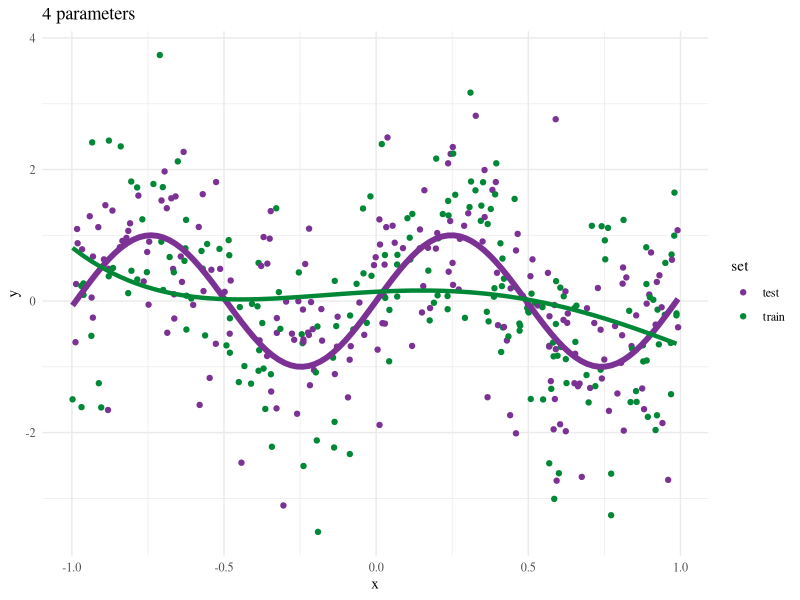
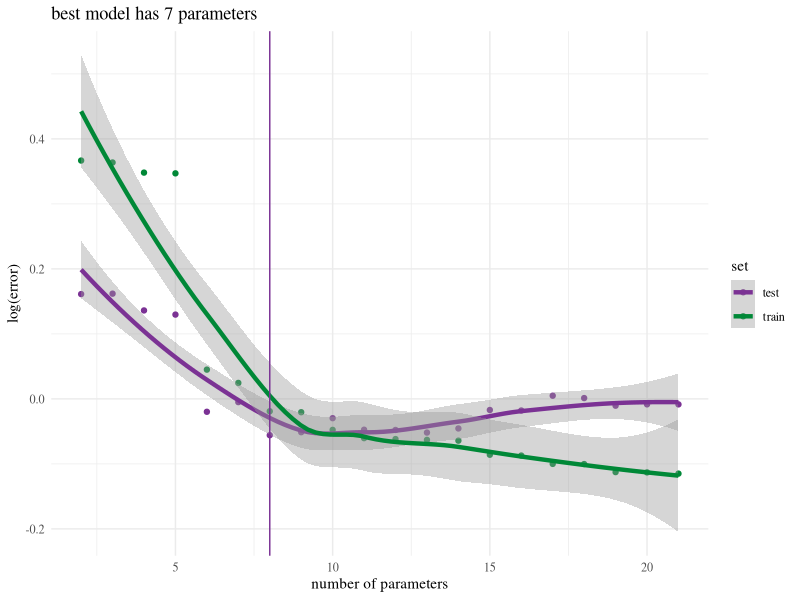

Source code (R) for these figures, in order:
## ---- chunk 1
library(ggplot2)
wigglydata = function(ntrain, ntest, p_max = 20){
  tot = ntrain+ntest
  x = sort(runif(tot,-1,1))
  y = sin(x*20/pi) + rnorm(tot,.01)
  flip = sample.int(tot, ntrain)
  flop = setdiff(1:tot, flip)
  X = outer(x, 1:p_max, "^")
  X = cbind(1,X)
  preds = matrix(0,nrow=tot,ncol=p_max)
  for(i in 1:p_max){
    tX = X[flip,1:(i+1)]
    bhat = solve(t(tX) %*% tX) %*% t(tX) %*% y[flip]
    preds[,i] = X[,1:(i+1)] %*% bhat
  }
  flag = rep("train",tot)
  flag[flop] = "test"
  df = data.frame(y=y, x=x, set=flag)
  df = cbind(df,preds)
  names(df)[4:(p_max+3)] = paste0('yhat',1:p_max)
  return(df)
}

wigglyplot = function(df,p){
  blue = "#7b3294"
  orange = "#008837"
  g1 <- ggplot(df) + 
    geom_point(aes(x=x,y=y,col=set)) +
    scale_color_manual("set",values=c("test"=blue,"train"=orange))+
    stat_function(fun=function(x) sin(x/pi*20), color=blue,size=2)+
    ggtitle(paste0(p,' parameters'))+
    geom_line(data=subset(df, set=="train"), aes_string(x="x",y=paste0("yhat",p)),
              color=orange,size=1.5)+
    theme_minimal(base_family = "serif")
}
train_testplot = function(df,p){
  blue = "#7b3294"
  orange = "#008837"
  error = df[,-c(1:3)]
  out = c(by((error-df$y)^2, df$set, function(x) apply(x, 2, mean),simplify = TRUE))
  params = rep(1:p+1,times=2)
  error = c(out$train,out$test)
  flip = rep(c("train","test"),each=p)
  errdf = data.frame(parameters = params, error=error, set=flip)
  g1 <- ggplot(errdf,aes(x=parameters,y=log(error),col=set)) + 
    geom_point() + geom_smooth(size=1.5) + xlab("number of parameters") +
    ggtitle(paste0('best model has ',which.min(error[flip=="test"]),' parameters'))+
    scale_color_manual("set",values=c("test"=blue,"train"=orange)) +
    geom_vline(xintercept = params[which.min(error[flip=="test"])],col=blue)+
    theme_minimal(base_family = "serif")
}
set.seed(12345)
df = wigglydata(200,200)
wp = wigglyplot(df,4)
tt = train_testplot(df,20)
## ---- chunk 2
wp
tt
